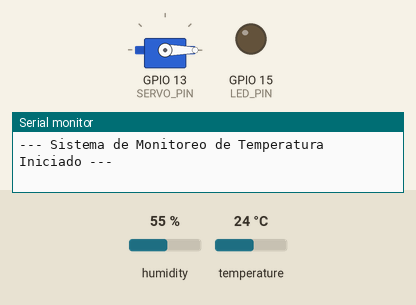
This program was run on a simulated ESP32. Parts: servo, output pins drawn as LEDs (lit = HIGH), the last lines printed to the serial monitor. Inputs (shaded band) come from the test bench; at power-on: temperature 24 °C, humidity 55 %.

Above: at 1.7 s.
1.8 s: temperature set to 41 °C
At 3.0 s:
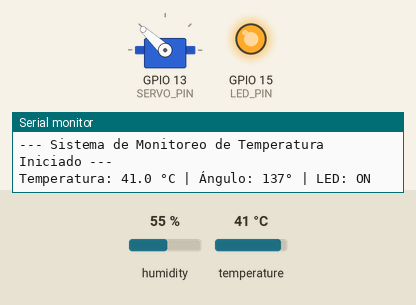
4.8 s: temperature set to 39.1 °C
At 7.7 s:
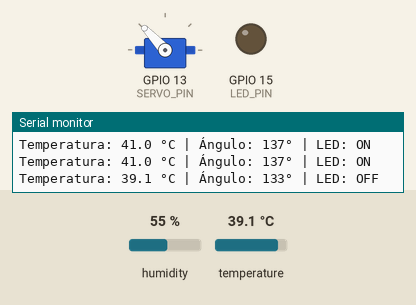
8.0 s: temperature set to 12 °C
At 9.4 s:
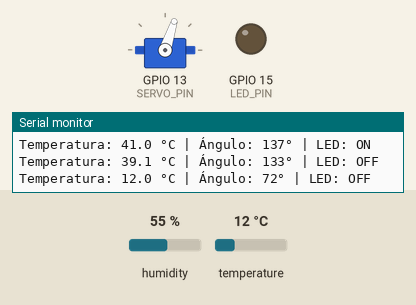
11.0 s: temperature set to 19 °C
At 12.9 s:
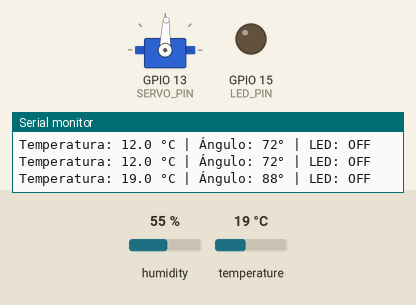
14.0 s: temperature set to 28 °C
At 15.8 s:
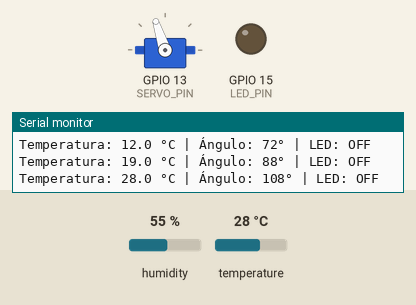
Timing chart, 0 to 17.3 s (numbered marks = the images above; inputs shaded):
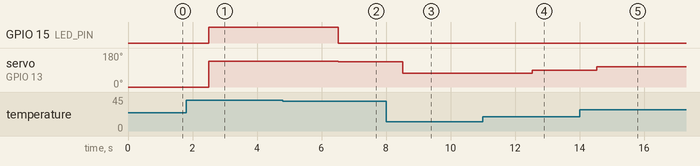

The program:

main.cpp
```cpp
#include <Arduino.h>
// LIBRERIAS QUE PIDEN QUE USEMOS(esto lo saque del punto 3.3)
#include <DHT.h>
#include <ESP32Servo.h>

// ==================================================
// DEFINICIÓN DE PINES (esto lo saque del punto 3.1)
// ==================================================
#define DHT_PIN 4 // Pin de datos del sensor DHT22 (GPIO 4)
#define DHT_TYPE DHT22
#define LED_PIN 15   // Pin del ánodo del LED rojo (GPIO 15)
#define SERVO_PIN 13 // Pin de señal PWM del servomotor (GPIO 13)

// ==================================================
// CONSTANTES Y PARÁMETROS DEL SISTEMA (esto lo saque del punto 3.2)
// ==================================================
const float TEMP_MIN = -20.0; // Temperatura mínima para mapeo (0 grados)
const float TEMP_MAX = 60.0;  // Temperatura máxima para mapeo (180 grados)
const int ANGULO_MIN = 0;     // Ángulo mínimo del servo
const int ANGULO_MAX = 180;   // Ángulo máximo del servo
const float UMBRAL_ALERTA =
    40.0; // Umbral crítico para encendido de alarma visual

// ==================================================
// INSTANCIAS DE OBJETOS
// ==================================================
DHT dht(DHT_PIN, DHT_TYPE);
Servo miServo;

// ==================================================
// DECLARACIÓN DE FUNCIONES AUXILIARES
// ==================================================
int mapearTemperatura(float temp);
void controlarAlarmaVisual(float temp, String &estadoLed);
void actualizarServomotor(int angulo);
void mostrarEstadoSerie(float temp, int angulo, const String &estadoLed);

// ==================================================
// FUNCIÓN AUXILIAR: Mapeo lineal temperatura -> ángulo
// Mapea linealmente: -20 °C -> 0° | 60 °C -> 180°
// ==================================================
int mapearTemperatura(float temp) {
  // Aseguramos que la temperatura se mantenga dentro del rango permitido
  float tempAjustada = constrain(temp, TEMP_MIN, TEMP_MAX);

  // Fórmula de interpolación lineal:
  // angulo = (temp - temp_min) * (ang_max - ang_min) / (temp_max - temp_min) +
  // ang_min
  float angulo = (tempAjustada - TEMP_MIN) * (ANGULO_MAX - ANGULO_MIN) /
                     (TEMP_MAX - TEMP_MIN) +
                 ANGULO_MIN;

  return (int)round(angulo);
}

// ==================================================
// FUNCIÓN AUXILIAR: Control de alarma visual (LED Rojo)
// Si temperatura >= 40 °C -> Encendido (ON)
// Si temperatura < 40 °C  -> Apagado (OFF)
// ==================================================
void controlarAlarmaVisual(float temp, String &estadoLed) {
  if (temp >= UMBRAL_ALERTA) {
    digitalWrite(LED_PIN, HIGH);
    estadoLed = "ON";
  } else {
    digitalWrite(LED_PIN, LOW);
    estadoLed = "OFF";
  }
}

// ==================================================
// FUNCIÓN AUXILIAR: Posicionamiento del servomotor
// ==================================================
void actualizarServomotor(int angulo) { miServo.write(angulo); }

// ==================================================
// FUNCIÓN AUXILIAR: Formato en Monitor Serie
// ==================================================
void mostrarEstadoSerie(float temp, int angulo, const String &estadoLed) {
  Serial.print("Temperatura: ");
  Serial.print(temp, 1);
  Serial.print(" °C | Ángulo: ");
  Serial.print(angulo);
  Serial.print("° | LED: ");
  Serial.println(estadoLed);
}

// ==================================================
// SETUP
// ==================================================
void setup() {
  // Configuración del Monitor Serie a 115200 baudios
  Serial.begin(115200);
  delay(500);
  Serial.println("--- Sistema de Monitoreo de Temperatura Iniciado ---");

  // Configuración del pin del LED como salida
  pinMode(LED_PIN, OUTPUT);
  digitalWrite(LED_PIN, LOW); // Inicialmente apagado

  // Inicialización del sensor DHT22
  dht.begin();

  // Configuración y conexión del servomotor
  ESP32PWM::allocateTimer(0);
  ESP32PWM::allocateTimer(1);
  ESP32PWM::allocateTimer(2);
  ESP32PWM::allocateTimer(3);
  miServo.setPeriodHertz(50); // Servos estándar SG90 a 50Hz
  miServo.attach(SERVO_PIN, 500,
                 2400); // Rango de pulso típico para SG90 (0° a 180°)

  // Posición inicial del servomotor en 0° (-20 °C)
  miServo.write(0);
}

// ==================================================
// LOOP
// ==================================================
void loop() {
  // Lectura periódica de la temperatura cada 2 segundos (lo saque del
  // punto 3.2.1)
  delay(2000);

  float temperatura = dht.readTemperature();

  // Si falla la lectura, NO se actualizan el motor ni el LED
  if (isnan(temperatura)) {
    Serial.println(
        "Error: No se pudo leer el sensor DHT22. Manteniendo estado previo.");
    return;
  }

  // Con todo esto nos queda:
  //  1. Mapeo de temperatura a ángulo
  int angulo = mapearTemperatura(temperatura);

  //  2. Actualización de posición del servomotor
  actualizarServomotor(angulo);

  //  3. Control del LED indicador de alarma
  String estadoLed = "OFF";
  controlarAlarmaVisual(temperatura, estadoLed);

  //  4. Salida formateada por el Monitor Serie
  mostrarEstadoSerie(temperatura, angulo, estadoLed);
}
```

Measured:
- the behaviour switches between 40 and 39.9 °C on temperature (found by bisection; images 1 and 2)
- after the input at 1.8 s, GPIO 15 (LED_PIN): LOW → HIGH after 0.71 s; servo on GPIO 13 (SERVO_PIN): 0° → 137° after 0.71 s
- after the input at 4.8 s, GPIO 15 (LED_PIN): HIGH → LOW after 1.7 s; servo on GPIO 13 (SERVO_PIN): 137° → 133° after 1.7 s
- after the input at 8.0 s, servo on GPIO 13 (SERVO_PIN): 133° → 72° after 0.52 s
- after the input at 11.0 s, servo on GPIO 13 (SERVO_PIN): 72° → 88° after 1.5 s
- after the input at 14.0 s, servo on GPIO 13 (SERVO_PIN): 88° → 108° after 0.54 s
